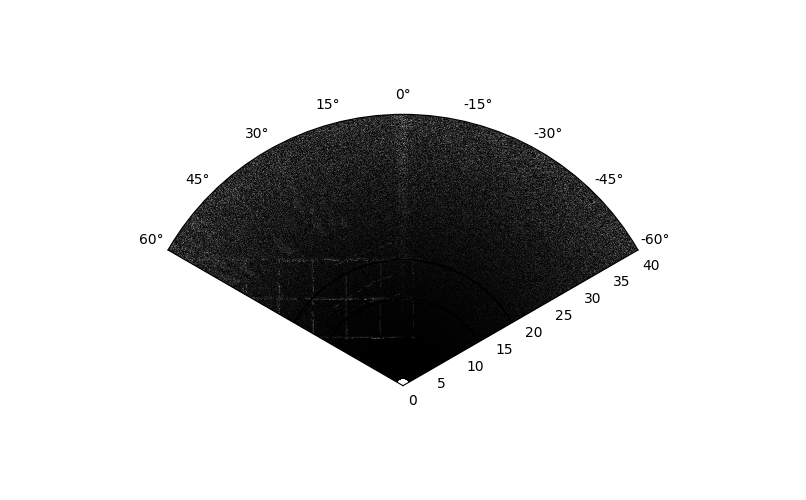
#> input picture Figures/image1.png, 806 x 500 px; its folder holds 3 pictures in this run
$ python main.py --detector SIFT --descriptor SIFT --matcher BF
#> lines starting #> are read from the running program, lines starting #| are printed output that depends on the picture
### features.py
#!/usr/bin/env python
# coding: utf-8

# Imports
import cv2 as cv
import globals
import numpy as np

# Call function SIFT
def SIFT():
    # Initiate SIFT detector
    SIFT = cv.xfeatures2d.SIFT_create()

    return SIFT

# Call function SURF
# [47 lines left out: functions SURF, KAZE, BRIEF, ORB, BRISK, AKAZE and 1 more, not called in this run]

# Call function features
def features(image):
    # Find the keypoints
    keypoints = globals.detector.detect(image, None)

    # Compute the descriptors
    keypoints, descriptors = globals.descriptor.compute(image, keypoints)

    return keypoints, descriptors

# Call function prints
def prints(keypoints,
           descriptor):
    # Print detector
    print('Detector selected:', globals.detector, '\n')

    # Print descriptor
    print('Descriptor selected:', globals.descriptor, '\n')

    # Print number of keypoints detected
    print('Number of keypoints Detected:', len(keypoints), '\n')

    # Print the descriptor size in bytes
    print('Size of Descriptor:', globals.descriptor.descriptorSize(), '\n')

    # Print the descriptor type
    print('Type of Descriptor:', globals.descriptor.descriptorType(), '\n')

    # Print the default norm type
    print('Default Norm Type:', globals.descriptor.defaultNorm(), '\n')

    # Print shape of descriptor
    print('Shape of Descriptor:', descriptor.shape, '\n')

# Call function matcher
def matcher(image1,
            image2,
            keypoints1,
            keypoints2,
            descriptors1,
            descriptors2,
            matcher,
            descriptor):

    if matcher == 'BF':
        # Se descritor for um Descritor de Recursos Locais utilizar NOME
        if (descriptor == 'SIFT') or (descriptor == 'SURF') or (descriptor == 'KAZE'):
            normType = cv.NORM_L2
        else:
            normType = cv.NORM_HAMMING

        # Create BFMatcher object
        BFMatcher = cv.BFMatcher(normType = normType,
                                 crossCheck = True)

        # Matching descriptor vectors using Brute Force Matcher
        matches = BFMatcher.match(queryDescriptors = descriptors1,
                                  trainDescriptors = descriptors2)

        # Sort them in the order of their distance
        matches = sorted(matches, key = lambda x: x.distance)

        # Draw first 30 matches
        globals.output = cv.drawMatches(img1 = image1,
                                        keypoints1 = keypoints1,
                                        img2 = image2,
                                        keypoints2 = keypoints2,
                                        matches1to2 = matches[:30],
                                        outImg = None,
                                        flags = cv.DrawMatchesFlags_NOT_DRAW_SINGLE_POINTS)

        return globals.output

    elif matcher == 'FLANN':
        # FLANN parameters
        FLANN_INDEX_KDTREE = 1

        index_params = dict(algorithm = FLANN_INDEX_KDTREE,
                            trees = 5)

        search_params = dict(checks = 50)

        # Converto to float32
        descriptors1 = np.float32(descriptors1)
        descriptors2 = np.float32(descriptors2)

        # Create FLANN object
        FLANN = cv.FlannBasedMatcher(indexParams = index_params,
                                     searchParams = search_params)

        # Matching descriptor vectors using FLANN Matcher
        matches = FLANN.knnMatch(queryDescriptors = descriptors1,
                                 trainDescriptors = descriptors2,
                                 k = 2)

        # Lowe's ratio test
        ratio_thresh = 0.7

        # "Good" matches
        good_matches = []

        # Filter matches
        for m, n in matches:
            if m.distance < ratio_thresh * n.distance:
                good_matches.append(m)

        # Draw only "good" matches
        globals.output = cv.drawMatches(img1 = image1,
                                        keypoints1 = keypoints1,
                                        img2 = image2,
                                        keypoints2 = keypoints2,
                                        matches1to2 = good_matches,
                                        outImg = None,
                                        flags = cv.DrawMatchesFlags_NOT_DRAW_SINGLE_POINTS)

        return globals.output

# [64 lines left out: functions precision_recall, check_if_same_point, find_repeatability, average_distance, not called in this run]

### globals.py
#!/usr/bin/env python
# coding: utf-8

def initialize():
	global descriptor
	global descriptors1
	global descriptors2
	global detector
	global keypoints1
	global keypoints2
	global outputs
	global repeatability
	global consecutive
	global max_num
	global image_count

### outputs.py
#!/usr/bin/env python
# coding: utf-8

# Imports
import numpy as np
import os

# Call function saveKeypointsAndDescriptors
def saveKeypointsAndDescriptors(keypoints,
								descriptors,
								matcher,
                                descriptor,
                                flags):
	# flags = 1: input image or queryDescriptors
	# flags = 2: training-set image trainDescriptors

	# File name
	filename1 = 'Outputs/%s-with-%s-keypoints%s.txt' % (matcher, descriptor, flags)
	filename2 = 'Outputs/%s-with-%s-descriptors%s.txt' % (matcher, descriptor, flags)

	# Delete a file if it exists
	if os.path.exists(filename1):
		os.remove(filename1)

	elif os.path.exists(filename2):
		os.remove(filename2)

	# Save keypoints into a file
	np.savetxt(fname = filename1,
				X = keypoints,
				fmt='%s')

	# Save descriptors into a file
	np.savetxt(fname = filename2,
			   X = descriptors,
			   fmt = "%d")

### save_figures.py
#!/usr/bin/env python
# coding: utf-8

# Imports
from matplotlib import pyplot as plt

# Call function saveMatcher
def saveMatcher(output,
			    matcher,
                descriptor):
	# Plot BFMatcher

	# Turn interactive plotting off
	plt.ioff()

	# Create a new figure
	plt.figure()
	plt.axis('off')
	plt.imshow(output)

	plt.imsave(fname = 'Figures/%s-with-%s.png' % (matcher, descriptor),
			arr = output,
			dpi = 300)

	# Close it
	plt.close()

### main.py
#!/usr/bin/env python
# coding: utf-8

# Feature Description and Matching

# Imports
import argparse
import cv2 as cv
import features
import globals
import numpy as np
import outputs
import save_figures

# Initializing global variables
globals.initialize()

# Message from usage
message = '''main.py [-h]

             --detector     {SIFT, SURF, KAZE, ORB, BRISK,AKAZE}
             --descriptor   {SIFT, SURF, KAZE, BRIEF, ORB, BRISK, AKAZE, FREAK}
             --matcher      {BF, FLANN}'''

# Create the parser
parser = argparse.ArgumentParser(description = 'Feature Description and Matching.',
                                usage = message)

# Argument --detector
parser.add_argument('--detector',
                    action = 'store',
                    choices = ['SIFT', 'SURF', 'KAZE', 'ORB', 'BRISK', 'AKAZE'],
                    required = True,
                    metavar = '',
                    dest = 'detector',
                    help = 'select the detector to be used in this experiment')

# Argument --descriptor
parser.add_argument('--descriptor',
                    action = 'store',
                    choices = ['SIFT', 'SURF', 'KAZE', 'BRIEF', 'ORB', 'BRISK', 'AKAZE', 'FREAK'],
                    required = True,
                    metavar = '',
                    dest = 'descriptor',
                    help = 'select the descriptor to be used in this experiment')

# Argument --matcher
parser.add_argument('--matcher',
                    action = 'store',
                    choices = ['BF', 'FLANN'],
                    required = True,
                    metavar = '',
                    dest = 'matcher',
                    help = 'select the matcher to be used in this experiment')

# Execute the parse_args() method
arguments = parser.parse_args()

# Initiate Detector and Descriptor

# Initiate detector selected
if arguments.detector == 'SIFT':
    globals.detector = features.SIFT()

elif arguments.detector == 'SURF':
    globals.detector = features.SURF()

elif arguments.detector == 'KAZE':
    globals.detector = features.SIFT()

elif arguments.detector == 'ORB':
    globals.detector = features.ORB()

elif arguments.detector == 'BRISK':
    globals.detector = features.BRISK()

elif arguments.detector == 'AKAZE':
    globals.detector = features.AKAZE()

# Initiate descriptor selected
if arguments.descriptor == 'SIFT':
    globals.descriptor = features.SIFT()

elif arguments.descriptor == 'SURF':
    globals.descriptor = features.SURF()

elif arguments.descriptor == 'KAZE':
    globals.descriptor = features.SIFT()

elif arguments.descriptor == 'BRIEF':
    globals.descriptor = features.BRIEF()

elif arguments.descriptor == 'ORB':
    globals.descriptor = features.ORB()

elif arguments.descriptor == 'BRISK':
    globals.descriptor = features.BRISK()

elif arguments.descriptor == 'AKAZE':
    globals.descriptor = features.AKAZE()

elif arguments.descriptor == 'FREAK':
    globals.descriptor = features.FREAK()

# Open and Convert the input image from BGR to GRAYSCALE
image1 = cv.imread(filename = 'Figures/image1.png',
                   flags = cv.IMREAD_GRAYSCALE)
#> image1 is the input picture: shape (500, 806); min 0, max 255, mean 209.5

# Open and Convert the training-set image from BGR to GRAYSCALE
image2 = cv.imread(filename = 'Figures/image2.jpg',
                   flags = cv.IMREAD_GRAYSCALE)
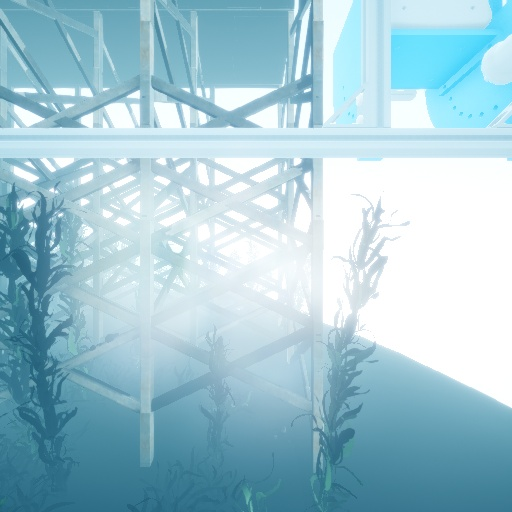
#> input picture Figures/image2.jpg, 512 x 512 px
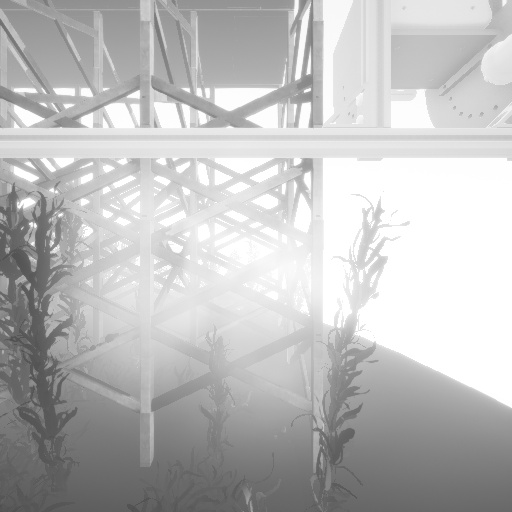
#> image2: shape (512, 512); min 75, max 255, mean 188.9

# Could not open or find the images
if image1 is None or image2 is None:
    print('\nCould not open or find the images.')
    exit(0)

# Find the keypoints and compute
# the descriptors for input image
globals.keypoints1, globals.descriptors1 = features.features(image1)
#> in features, `keypoints = globals.detector.detect(image, None)`: keypoints = 180 keypoints; strongest (x, y, size): (605, 180, 2), (192, 180, 2), (649, 266, 1.9), (168, 250, 1.9)

# Print
print('\nInput image:\n')

# Print infos for input image
features.prints(keypoints = globals.keypoints1,
                descriptor = globals.descriptors1)

# Find the keypoints and compute
# the descriptors for training-set image
globals.keypoints2, globals.descriptors2 = features.features(image2)
#> in features (call 2), `keypoints = globals.detector.detect(image, None)`: keypoints = 617 keypoints; strongest (x, y, size): (33, 243, 3.1), (26, 203, 9.8), (33, 225, 5.1), (35, 226, 2.4)

# Print
print('Training-set image:\n')

# Print infos for training-set image
features.prints(keypoints = globals.keypoints2,
                descriptor = globals.descriptors2)

# Matcher
output = features.matcher(image1 = image1,
                          image2 = image2,
                          keypoints1 = globals.keypoints1,
                          keypoints2 = globals.keypoints2,
                          descriptors1 = globals.descriptors1,
                          descriptors2 = globals.descriptors2,
                          matcher = arguments.matcher,
                          descriptor = arguments.descriptor)
#> in matcher, `matches = BFMatcher.match(queryDescriptors = descriptors1, trainDescri..`: matches = 55 matches
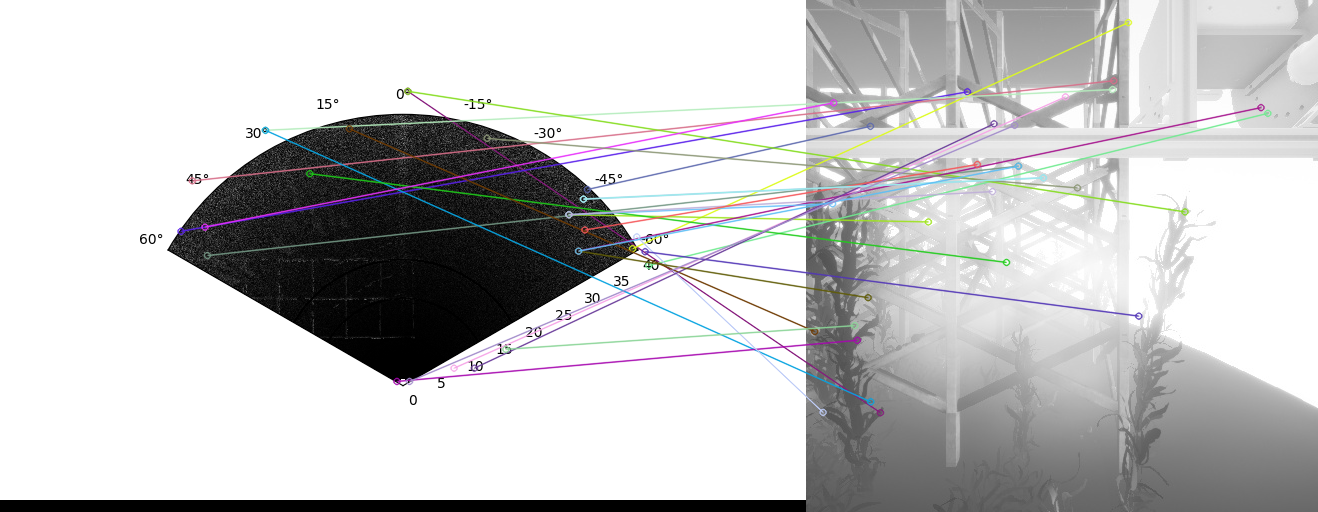
#> output: shape (512, 1318, 3); mean of channels 0, 1, 2 197.3, 196.9, 197; drawn as B, G, R

# Save Figure Matcher
save_figures.saveMatcher(output = output,
			             matcher = arguments.matcher,
                         descriptor = arguments.descriptor)

# Save keypoints and descriptors into a file
# from input image
outputs.saveKeypointsAndDescriptors(keypoints = globals.keypoints1,
								    descriptors = globals.descriptors1,
                                    matcher = arguments.matcher,
                                    descriptor = arguments.descriptor,
                                    flags = 1)
#> (the run stopped early here; a loop or call above may not have finished)
